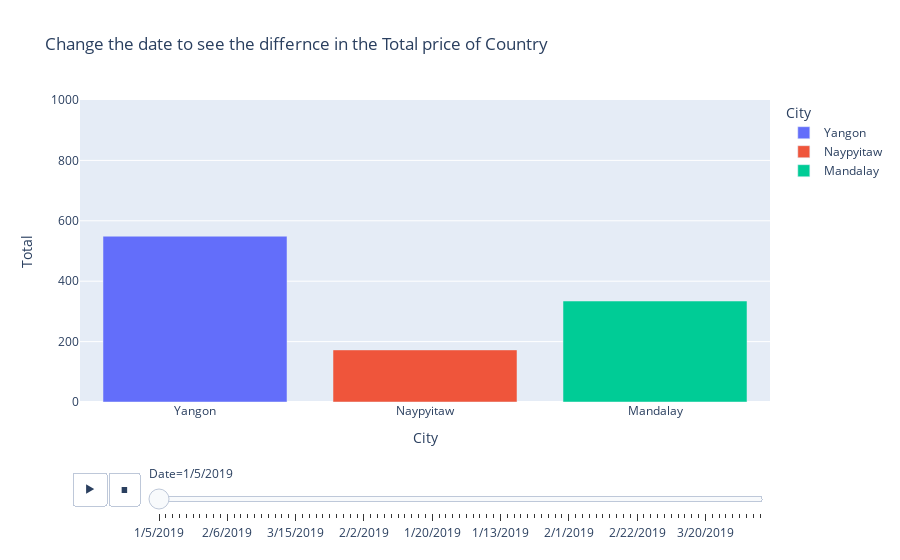

The code cell stored with this chart in its notebook:
### Markdown cell above
Ewallet in Yangon & cash in Naypyitaw & Ewallet in Mandalay

### Code cell
px.bar(market,x='City',y='Total',color='City',animation_frame='Date',title='Change the date to see the differnce in the Total price of Country ',
      animation_group="Branch", range_y=[0,1000])

### Figure 1 — Plotly figure (JSON) as saved in the notebook; plotly's stock layout.template omitted (floating-point values rounded to 4 significant figures)
{"data": [{"alignmentgroup": "True", "hovertemplate": "City=%{x}<br>Date=1/5/2019<br>Total=%{y}<extra></extra>", "ids": ["A", "A", "A", "A", "A"], "legendgroup": "Yangon", "marker": {"color": "#636efa", "pattern": {"shape": ""}}, "name": "Yangon", "offsetgroup": "Yangon", "orientation": "v", "showlegend": true, "textposition": "auto", "type": "bar", "x": ["Yangon", "Yangon", "Yangon", "Yangon", "Yangon"], "xaxis": "x", "y": [549.0, 263.1, 297.1, 225.3, 690.0], "yaxis": "y"}, {"alignmentgroup": "True", "hovertemplate": "City=%{x}<br>Date=1/5/2019<br>Total=%{y}<extra></extra>", "ids": ["C", "C", "C", "C"], "legendgroup": "Naypyitaw", "marker": {"color": "#EF553B", "pattern": {"shape": ""}}, "name": "Naypyitaw", "offsetgroup": "Naypyitaw", "orientation": "v", "showlegend": true, "textposition": "auto", "type": "bar", "x": ["Naypyitaw", "Naypyitaw", "Naypyitaw", "Naypyitaw"], "xaxis": "x", "y": [172.5, 33.49, 239.6, 579.8], "yaxis": "y"}, {"alignmentgroup": "True", "hovertemplate": "City=%{x}<br>Date=1/5/2019<br>Total=%{y}<extra></extra>", "ids": ["B", "B", "B"], "legendgroup": "Mandalay", "marker": {"color": "#00cc96", "pattern": {"shape": ""}}, "name": "Mandalay", "offsetgroup": "Mandalay", "orientation": "v", "showlegend": true, "textposition": "auto", "type": "bar", "x": ["Mandalay", "Mandalay", "Mandalay"], "xaxis": "x", "y": [334.3, 77.66, 74.76], "yaxis": "y"}], "layout": {"barmode": "relative", "legend": {"title": {"text": "City"}, "tracegroupgap": 0}, "sliders": [{"active": 0, "currentvalue": {"prefix": "Date="}, "len": 0.9, "pad": {"b": 10, "t": 60}, "steps": [{"args": [["1/5/2019"], {"frame": {"duration": 0, "redraw": true}, "fromcurrent": true, "mode": "immediate", "transition": {"duration": 0, "easing": "linear"}}], "label": "1/5/2019", "method": "animate"}, {"args": [["3/8/2019"], {"frame": {"duration": 0, "redraw": true}, "fromcurrent": true, "mode": "immediate", "transition": {"duration": 0, "easing": "linear"}}], "label": "3/8/2019", "method": "animate"}, {"args": [["3/3/2019"], {"frame": {"duration": 0, "redraw": true}, "fromcurrent": true, "mode": "immediate", "transition": {"duration": 0, "easing": "linear"}}], "label": "3/3/2019", "method": "animate"}, {"args": [["1/27/2019"], {"frame": {"duration": 0, "redraw": true}, "fromcurrent": true, "mode": "immediate", "transition": {"duration": 0, "easing": "linear"}}], "label": "1/27/2019", "method": "animate"}, {"args": [["2/8/2019"], {"frame": {"duration": 0, "redraw": true}, "fromcurrent": true, "mode": "immediate", "transition": {"duration": 0, "easing": "linear"}}], "label": "2/8/2019", "method": "animate"}, {"args": [["3/25/2019"], {"frame": {"duration": 0, "redraw": true}, "fromcurrent": true, "mode": "immediate", "transition": {"duration": 0, "easing": "linear"}}], "label": "3/25/2019", "method": "animate"}, {"args": [["2/25/2019"], {"frame": {"duration": 0, "redraw": true}, "fromcurrent": true, "mode": "immediate", "transition": {"duration": 0, "easing": "linear"}}], "label": "2/25/2019", "method": "animate"}, {"args": [["2/24/2019"], {"frame": {"duration": 0, "redraw": true}, "fromcurrent": true, "mode": "immediate", "transition": {"duration": 0, "easing": "linear"}}], "label": "2/24/2019", "method": "animate"}, {"args": [["1/10/2019"], {"frame": {"duration": 0, "redraw": true}, "fromcurrent": true, "mode": "immediate", "transition": {"duration": 0, "easing": "linear"}}], "label": "1/10/2019", "method": "animate"}, {"args": [["2/20/2019"], {"frame": {"duration": 0, "redraw": true}, "fromcurrent": true, "mode": "immediate", "transition": {"duration": 0, "easing": "linear"}}], "label": "2/20/2019", "method": "animate"}, {"args": [["2/6/2019"], {"frame": {"duration": 0, "redraw": true}, "fromcurrent": true, "mode": "immediate", "transition": {"duration": 0, "easing": "linear"}}], "label": "2/6/2019", "method": "animate"}, {"args": [["3/9/2019"], {"frame": {"duration": 0, "redraw": true}, "fromcurrent": true, "mode": "immediate", "transition": {"duration": 0, "easing": "linear"}}], "label": "3/9/2019", "method": "animate"}, {"args": [["2/12/2019"], {"frame": {"duration": 0, "redraw": true}, "fromcurrent": true, "mode": "immediate", "transition": {"duration": 0, "easing": "linear"}}], "label": "2/12/2019", "method": "animate"}, {"args": [["2/7/2019"], {"frame": {"duration": 0, "redraw": true}, "fromcurrent": true, "mode": "immediate", "transition": {"duration": 0, "easing": "linear"}}], "label": "2/7/2019", "method": "animate"}, {"args": [["3/29/2019"], {"frame": {"duration": 0, "redraw": true}, "fromcurrent": true, "mode": "immediate", "transition": {"duration": 0, "easing": "linear"}}], "label": "3/29/2019", "method": "animate"}, {"args": [["1/15/2019"], {"frame": {"duration": 0, "redraw": true}, "fromcurrent": true, "mode": "immediate", "transition": {"duration": 0, "easing": "linear"}}], "label": "1/15/2019", "method": "animate"}, {"args": [["3/11/2019"], {"frame": {"duration": 0, "redraw": true}, "fromcurrent": true, "mode": "immediate", "transition": {"duration": 0, "easing": "linear"}}], "label": "3/11/2019", "method": "animate"}, {"args": [["1/1/2019"], {"frame": {"duration": 0, "redraw": true}, "fromcurrent": true, "mode": "immediate", "transition": {"duration": 0, "easing": "linear"}}], "label": "1/1/2019", "method": "animate"}, {"args": [["1/21/2019"], {"frame": {"duration": 0, "redraw": true}, "fromcurrent": true, "mode": "immediate", "transition": {"duration": 0, "easing": "linear"}}], "label": "1/21/2019", "method": "animate"}, {"args": [["3/5/2019"], {"frame": {"duration": 0, "redraw": true}, "fromcurrent": true, "mode": "immediate", "transition": {"duration": 0, "easing": "linear"}}], "label": "3/5/2019", "method": "animate"}, {"args": [["3/15/2019"], {"frame": {"duration": 0, "redraw": true}, "fromcurrent": true, "mode": "immediate", "transition": {"duration": 0, "easing": "linear"}}], "label": "3/15/2019", "method": "animate"}, {"args": [["2/17/2019"], {"frame": {"duration": 0, "redraw": true}, "fromcurrent": true, "mode": "immediate", "transition": {"duration": 0, "easing": "linear"}}], "label": "2/17/2019", "method": "animate"}, {"args": [["3/2/2019"], {"frame": {"duration": 0, "redraw": true}, "fromcurrent": true, "mode": "immediate", "transition": {"duration": 0, "easing": "linear"}}], "label": "3/2/2019", "method": "animate"}, {"args": [["3/22/2019"], {"frame": {"duration": 0, "redraw": true}, "fromcurrent": true, "mode": "immediate", "transition": {"duration": 0, "easing": "linear"}}], "label": "3/22/2019", "method": "animate"}, {"args": [["3/10/2019"], {"frame": {"duration": 0, "redraw": true}, "fromcurrent": true, "mode": "immediate", "transition": {"duration": 0, "easing": "linear"}}], "label": "3/10/2019", "method": "animate"}, {"args": [["1/25/2019"], {"frame": {"duration": 0, "redraw": true}, "fromcurrent": true, "mode": "immediate", "transition": {"duration": 0, "easing": "linear"}}], "label": "1/25/2019", "method": "animate"}, {"args": [["1/28/2019"], {"frame": {"duration": 0, "redraw": true}, "fromcurrent": true, "mode": "immediate", "transition": {"duration": 0, "easing": "linear"}}], "label": "1/28/2019", "method": "animate"}, {"args": [["1/7/2019"], {"frame": {"duration": 0, "redraw": true}, "fromcurrent": true, "mode": "immediate", "transition": {"duration": 0, "easing": "linear"}}], "label": "1/7/2019", "method": "animate"}, {"args": [["3/23/2019"], {"frame": {"duration": 0, "redraw": true}, "fromcurrent": true, "mode": "immediate", "transition": {"duration": 0, "easing": "linear"}}], "label": "3/23/2019", "method": "animate"}, {"args": [["1/17/2019"], {"frame": {"duration": 0, "redraw": true}, "fromcurrent": true, "mode": "immediate", "transition": {"duration": 0, "easing": "linear"}}], "label": "1/17/2019", "method": "animate"}, {"args": [["2/2/2019"], {"frame": {"duration": 0, "redraw": true}, "fromcurrent": true, "mode": "immediate", "transition": {"duration": 0, "easing": "linear"}}], "label": "2/2/2019", "method": "animate"}, {"args": [["3/4/2019"], {"frame": {"duration": 0, "redraw": true}, "fromcurrent": true, "mode": "immediate", "transition": {"duration": 0, "easing": "linear"}}], "label": "3/4/2019", "method": "animate"}, {"args": [["3/16/2019"], {"frame": {"duration": 0, "redraw": true}, "fromcurrent": true, "mode": "immediate", "transition": {"duration": 0, "easing": "linear"}}], "label": "3/16/2019", "method": "animate"}, {"args": [["2/27/2019"], {"frame": {"duration": 0, "redraw": true}, "fromcurrent": true, "mode": "immediate", "transition": {"duration": 0, "easing": "linear"}}], "label": "2/27/2019", "method": "animate"}, {"args": [["2/10/2019"], {"frame": {"duration": 0, "redraw": true}, "fromcurrent": true, "mode": "immediate", "transition": {"duration": 0, "easing": "linear"}}], "label": "2/10/2019", "method": "animate"}, {"args": [["3/19/2019"], {"frame": {"duration": 0, "redraw": true}, "fromcurrent": true, "mode": "immediate", "transition": {"duration": 0, "easing": "linear"}}], "label": "3/19/2019", "method": "animate"}, {"args": [["2/3/2019"], {"frame": {"duration": 0, "redraw": true}, "fromcurrent": true, "mode": "immediate", "transition": {"duration": 0, "easing": "linear"}}], "label": "2/3/2019", "method": "animate"}, {"args": [["3/7/2019"], {"frame": {"duration": 0, "redraw": true}, "fromcurrent": true, "mode": "immediate", "transition": {"duration": 0, "easing": "linear"}}], "label": "3/7/2019", "method": "animate"}, {"args": [["2/28/2019"], {"frame": {"duration": 0, "redraw": true}, "fromcurrent": true, "mode": "immediate", "transition": {"duration": 0, "easing": "linear"}}], "label": "2/28/2019", "method": "animate"}, {"args": [["3/27/2019"], {"frame": {"duration": 0, "redraw": true}, "fromcurrent": true, "mode": "immediate", "transition": {"duration": 0, "easing": "linear"}}], "label": "3/27/2019", "method": "animate"}, {"args": [["1/20/2019"], {"frame": {"duration": 0, "redraw": true}, "fromcurrent": true, "mode": "immediate", "transition": {"duration": 0, "easing": "linear"}}], "label": "1/20/2019", "method": "animate"}, {"args": [["3/12/2019"], {"frame": {"duration": 0, "redraw": true}, "fromcurrent": true, "mode": "immediate", "transition": {"duration": 0, "easing": "linear"}}], "label": "3/12/2019", "method": "animate"}, {"args": [["2/15/2019"], {"frame": {"duration": 0, "redraw": true}, "fromcurrent": true, "mode": "immediate", "transition": {"duration": 0, "easing": "linear"}}], "label": "2/15/2019", "method": "animate"}, {"args": [["3/6/2019"], {"frame": {"duration": 0, "redraw": true}, "fromcurrent": true, "mode": "immediate", "transition": {"duration": 0, "easing": "linear"}}], "label": "3/6/2019", "method": "animate"}, {"args": [["2/14/2019"], {"frame": {"duration": 0, "redraw": true}, "fromcurrent": true, "mode": "immediate", "transition": {"duration": 0, "easing": "linear"}}], "label": "2/14/2019", "method": "animate"}, {"args": [["3/13/2019"], {"frame": {"duration": 0, "redraw": true}, "fromcurrent": true, "mode": "immediate", "transition": {"duration": 0, "easing": "linear"}}], "label": "3/13/2019", "method": "animate"}, {"args": [["1/24/2019"], {"frame": {"duration": 0, "redraw": true}, "fromcurrent": true, "mode": "immediate", "transition": {"duration": 0, "easing": "linear"}}], "label": "1/24/2019", "method": "animate"}, {"args": [["1/6/2019"], {"frame": {"duration": 0, "redraw": true}, "fromcurrent": true, "mode": "immediate", "transition": {"duration": 0, "easing": "linear"}}], "label": "1/6/2019", "method": "animate"}, {"args": [["2/11/2019"], {"frame": {"duration": 0, "redraw": true}, "fromcurrent": true, "mode": "immediate", "transition": {"duration": 0, "easing": "linear"}}], "label": "2/11/2019", "method": "animate"}, {"args": [["1/22/2019"], {"frame": {"duration": 0, "redraw": true}, "fromcurrent": true, "mode": "immediate", "transition": {"duration": 0, "easing": "linear"}}], "label": "1/22/2019", "method": "animate"}, {"args": [["1/13/2019"], {"frame": {"duration": 0, "redraw": true}, "fromcurrent": true, "mode": "immediate", "transition": {"duration": 0, "easing": "linear"}}], "label": "1/13/2019", "method": "animate"}, {"args": [["1/9/2019"], {"frame": {"duration": 0, "redraw": true}, "fromcurrent": true, "mode": "immediate", "transition": {"duration": 0, "easing": "linear"}}], "label": "1/9/2019", "method": "animate"}, {"args": [["1/12/2019"], {"frame": {"duration": 0, "redraw": true}, "fromcurrent": true, "mode": "immediate", "transition": {"duration": 0, "easing": "linear"}}], "label": "1/12/2019", "method": "animate"}, {"args": [["1/26/2019"], {"frame": {"duration": 0, "redraw": true}, "fromcurrent": true, "mode": "immediate", "transition": {"duration": 0, "easing": "linear"}}], "label": "1/26/2019", "method": "animate"}, {"args": [["1/23/2019"], {"frame": {"duration": 0, "redraw": true}, "fromcurrent": true, "mode": "immediate", "transition": {"duration": 0, "easing": "linear"}}], "label": "1/23/2019", "method": "animate"}, {"args": [["2/23/2019"], {"frame": {"duration": 0, "redraw": true}, "fromcurrent": true, "mode": "immediate", "transition": {"duration": 0, "easing": "linear"}}], "label": "2/23/2019", "method": "animate"}, {"args": [["1/2/2019"], {"frame": {"duration": 0, "redraw": true}, "fromcurrent": true, "mode": "immediate", "transition": {"duration": 0, "easing": "linear"}}], "label": "1/2/2019", "method": "animate"}, {"args": [["2/9/2019"], {"frame": {"duration": 0, "redraw": true}, "fromcurrent": true, "mode": "immediate", "transition": {"duration": 0, "easing": "linear"}}], "label": "2/9/2019", "method": "animate"}, {"args": [["3/26/2019"], {"frame": {"duration": 0, "redraw": true}, "fromcurrent": true, "mode": "immediate", "transition": {"duration": 0, "easing": "linear"}}], "label": "3/26/2019", "method": "animate"}, {"args": [["3/1/2019"], {"frame": {"duration": 0, "redraw": true}, "fromcurrent": true, "mode": "immediate", "transition": {"duration": 0, "easing": "linear"}}], "label": "3/1/2019", "method": "animate"}, {"args": [["2/1/2019"], {"frame": {"duration": 0, "redraw": true}, "fromcurrent": true, "mode": "immediate", "transition": {"duration": 0, "easing": "linear"}}], "label": "2/1/2019", "method": "animate"}, {"args": [["3/28/2019"], {"frame": {"duration": 0, "redraw": true}, "fromcurrent": true, "mode": "immediate", "transition": {"duration": 0, "easing": "linear"}}], "label": "3/28/2019", "method": "animate"}, {"args": [["3/24/2019"], {"frame": {"duration": 0, "redraw": true}, "fromcurrent": true, "mode": "immediate", "transition": {"duration": 0, "easing": "linear"}}], "label": "3/24/2019", "method": "animate"}, {"args": [["2/5/2019"], {"frame": {"duration": 0, "redraw": true}, "fromcurrent": true, "mode": "immediate", "transition": {"duration": 0, "easing": "linear"}}], "label": "2/5/2019", "method": "animate"}, {"args": [["1/19/2019"], {"frame": {"duration": 0, "redraw": true}, "fromcurrent": true, "mode": "immediate", "transition": {"duration": 0, "easing": "linear"}}], "label": "1/19/2019", "method": "animate"}, {"args": [["1/16/2019"], {"frame": {"duration": 0, "redraw": true}, "fromcurrent": true, "mode": "immediate", "transition": {"duration": 0, "easing": "linear"}}], "label": "1/16/2019", "method": "animate"}, {"args": [["1/8/2019"], {"frame": {"duration": 0, "redraw": true}, "fromcurrent": true, "mode": "immediate", "transition": {"duration": 0, "easing": "linear"}}], "label": "1/8/2019", "method": "animate"}, {"args": [["2/18/2019"], {"frame": {"duration": 0, "redraw": true}, "fromcurrent": true, "mode": "immediate", "transition": {"duration": 0, "easing": "linear"}}], "label": "2/18/2019", "method": "animate"}, {"args": [["1/18/2019"], {"frame": {"duration": 0, "redraw": true}, "fromcurrent": true, "mode": "immediate", "transition": {"duration": 0, "easing": "linear"}}], "label": "1/18/2019", "method": "animate"}, {"args": [["2/16/2019"], {"frame": {"duration": 0, "redraw": true}, "fromcurrent": true, "mode": "immediate", "transition": {"duration": 0, "easing": "linear"}}], "label": "2/16/2019", "method": "animate"}, {"args": [["2/22/2019"], {"frame": {"duration": 0, "redraw": true}, "fromcurrent": true, "mode": "immediate", "transition": {"duration": 0, "easing": "linear"}}], "label": "2/22/2019", "method": "animate"}, {"args": [["1/29/2019"], {"frame": {"duration": 0, "redraw": true}, "fromcurrent": true, "mode": "immediate", "transition": {"duration": 0, "easing": "linear"}}], "label": "1/29/2019", "method": "animate"}, {"args": [["1/4/2019"], {"frame": {"duration": 0, "redraw": true}, "fromcurrent": true, "mode": "immediate", "transition": {"duration": 0, "easing": "linear"}}], "label": "1/4/2019", "method": "animate"}, {"args": [["3/30/2019"], {"frame": {"duration": 0, "redraw": true}, "fromcurrent": true, "mode": "immediate", "transition": {"duration": 0, "easing": "linear"}}], "label": "3/30/2019", "method": "animate"}, {"args": [["1/30/2019"], {"frame": {"duration": 0, "redraw": true}, "fromcurrent": true, "mode": "immediate", "transition": {"duration": 0, "easing": "linear"}}], "label": "1/30/2019", "method": "animate"}, {"args": [["1/3/2019"], {"frame": {"duration": 0, "redraw": true}, "fromcurrent": true, "mode": "immediate", "transition": {"duration": 0, "easing": "linear"}}], "label": "1/3/2019", "method": "animate"}, {"args": [["3/21/2019"], {"frame": {"duration": 0, "redraw": true}, "fromcurrent": true, "mode": "immediate", "transition": {"duration": 0, "easing": "linear"}}], "label": "3/21/2019", "method": "animate"}, {"args": [["2/13/2019"], {"frame": {"duration": 0, "redraw": true}, "fromcurrent": true, "mode": "immediate", "transition": {"duration": 0, "easing": "linear"}}], "label": "2/13/2019", "method": "animate"}, {"args": [["1/14/2019"], {"frame": {"duration": 0, "redraw": true}, "fromcurrent": true, "mode": "immediate", "transition": {"duration": 0, "easing": "linear"}}], "label": "1/14/2019", "method": "animate"}, {"args": [["3/18/2019"], {"frame": {"duration": 0, "redraw": true}, "fromcurrent": true, "mode": "immediate", "transition": {"duration": 0, "easing": "linear"}}], "label": "3/18/2019", "method": "animate"}, {"args": [["3/20/2019"], {"frame": {"duration": 0, "redraw": true}, "fromcurrent": true, "mode": "immediate", "transition": {"duration": 0, "easing": "linear"}}], "label": "3/20/2019", "method": "animate"}, {"args": [["2/21/2019"], {"frame": {"duration": 0, "redraw": true}, "fromcurrent": true, "mode": "immediate", "transition": {"duration": 0, "easing": "linear"}}], "label": "2/21/2019", "method": "animate"}, {"args": [["1/31/2019"], {"frame": {"duration": 0, "redraw": true}, "fromcurrent": true, "mode": "immediate", "transition": {"duration": 0, "easing": "linear"}}], "label": "1/31/2019", "method": "animate"}, {"args": [["1/11/2019"], {"frame": {"duration": 0, "redraw": true}, "fromcurrent": true, "mode": "immediate", "transition": {"duration": 0, "easing": "linear"}}], "label": "1/11/2019", "method": "animate"}, {"args": [["2/26/2019"], {"frame": {"duration": 0, "redraw": true}, "fromcurrent": true, "mode": "immediate", "transition": {"duration": 0, "easing": "linear"}}], "label": "2/26/2019", "method": "animate"}, {"args": [["3/17/2019"], {"frame": {"duration": 0, "redraw": true}, "fromcurrent": true, "mode": "immediate", "transition": {"duration": 0, "easing": "linear"}}], "label": "3/17/2019", "method": "animate"}, {"args": [["3/14/2019"], {"frame": {"duration": 0, "redraw": true}, "fromcurrent": true, "mode": "immediate", "transition": {"duration": 0, "easing": "linear"}}], "label": "3/14/2019", "method": "animate"}, {"args": [["2/4/2019"], {"frame": {"duration": 0, "redraw": true}, "fromcurrent": true, "mode": "immediate", "transition": {"duration": 0, "easing": "linear"}}], "label": "2/4/2019", "method": "animate"}, {"args": [["2/19/2019"], {"frame": {"duration": 0, "redraw": true}, "fromcurrent": true, "mode": "immediate", "transition": {"duration": 0, "easing": "linear"}}], "label": "2/19/2019", "method": "animate"}], "x": 0.1, "xanchor": "left", "y": 0, "yanchor": "top"}], "title": {"text": "Change the date to see the differnce in the Total price of Country "}, "updatemenus": [{"buttons": [{"args": [null, {"frame": {"duration": 500, "redraw": true}, "fromcurrent": true, "mode": "immediate", "transition": {"duration": 500, "easing": "linear"}}], "label": "&#9654;", "method": "animate"}, {"args": [[null], {"frame": {"duration": 0, "redraw": true}, "fromcurrent": true, "mode": "immediate", "transition": {"duration": 0, "easing": "linear"}}], "label": "&#9724;", "method": "animate"}], "direction": "left", "pad": {"r": 10, "t": 70}, "showactive": false, "type": "buttons", "x": 0.1, "xanchor": "right", "y": 0, "yanchor": "top"}], "xaxis": {"anchor": "y", "categoryarray": ["Yangon", "Naypyitaw", "Mandalay"], "categoryorder": "array", "domain": [0, 1], "title": {"text": "City"}}, "yaxis": {"anchor": "x", "domain": [0, 1], "range": [0, 1000], "title": {"text": "Total"}}}}
